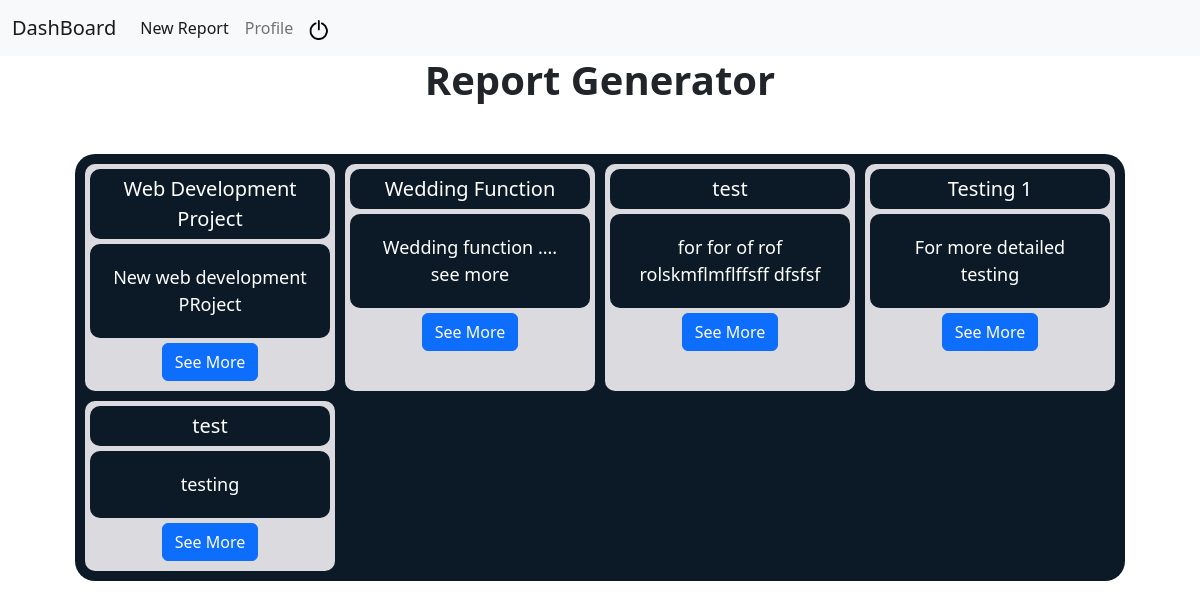
Before: / (signed in) with the older database file.
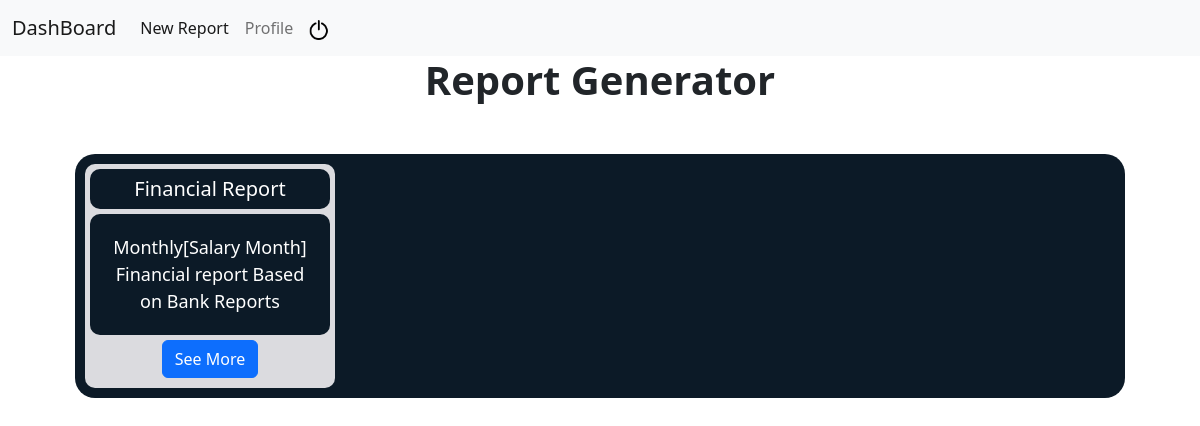
After: the same page with the newer database file.
### tables this page shows
CREATE TABLE events(name TEXT NOT NULL, catagory TEXT NOT NULL, starting_date DATE NOT NULL, ending_date DATE NOT NULL, description TEXT, id INTEGER PRIMARY KEY NOT NULL, user_id INTEGER);

### app.py (the view)
@app.route("/")
@login_required
def index():
    try:
        events = db.execute("SELECT name, description, id FROM events WHERE user_id=?", session["user_id"])
    except:
        events=[]
    return render_template("index.html", events=events)

### app.py (called while the page is built)
@app.after_request
def after_request(response):
    response.headers["Cache-Control"] = "no-cache, no-store, must-revalidate"
    response.headers["Expires"] = 0
    response.headers["Pragma"] = "no-cache"
    return response

### helper.py (called while the page is built)
def login_required(f):
    @wraps(f)
    def decorated_function(*args, **kwargs):
        if session.get("user_id") is None:
            return redirect("/login")
        return f(*args, **kwargs)
    return decorated_function

### templates/index.html (shortened to what this page needs)
{% extends "layout.html" %}
{%block head%}
    <link rel="stylesheet" href="static/style/main.css">
{% endblock %}
{% block main %}
    <h1 id="main_title">Report Generator</h1>
    {% if events %}
    <div class="events_list">
        {% for event in events %}
        <div id="project_card">
            <div class="p_card-title">
                {{ event["name"] }}
            </div>
            <div class="p_description">
                {{ event["description"] }}
            </div>
            <div class="submit">
                <a href='/event?id={{ event["id"] }}&report=False' class="btn btn-primary">See More</a>
            </div>
        </div>
        {% endfor %}
    </div>
    {% endif %}
{% endblock %}

Changed rows visible on the page:
removed events: name "Web Development Project", description "New web development PRoject"
removed events: name "Wedding Function", description "Wedding function .... see more"
removed events: name "test", description "for for of rof rolskmflmflffsff dfsfsf"
removed events: name "Testing 1", description "For more detailed testing"
removed events: name "test", description "testing"
added events: name "Financial Report", description "Monthly[Salary Month] Financial report Based on Bank Reports"
